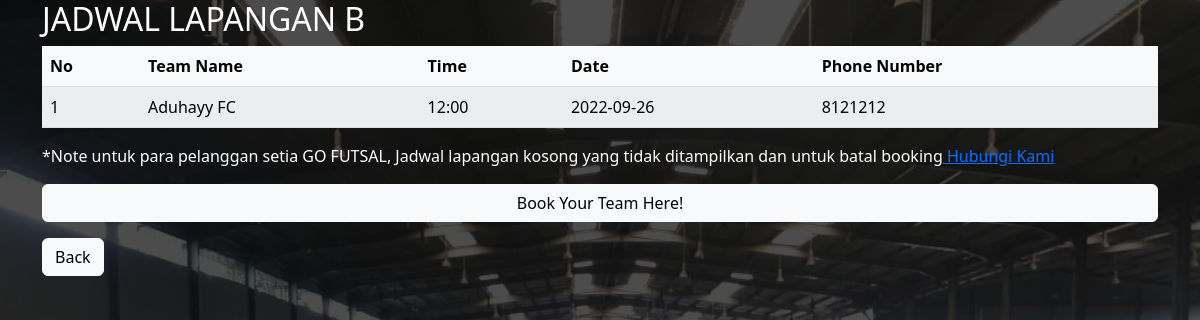
/jadwalb.php, run on the app's committed database.
### tables this page shows
CREATE TABLE `jadwalb` (
  `id` int(11) NOT NULL,
  `nama_tim` varchar(25) NOT NULL,
  `jam` text NOT NULL,
  `tanggal` date NOT NULL,
  `no_tlpn` int(15) NOT NULL
);

### koneksi.php (called while the page is built, shortened)
<?php
$conn = mysqli_connect("localhost", "root", "", "futsal");
function query($query) {
    global $conn;
    $result = mysqli_query($conn, $query);
    $rows = [];
    while ($row = mysqli_fetch_assoc($result)) {
        $rows[] = $row;
    }
    return $rows;
}
?>

### jadwalb.php (the view, shortened to what this page needs)
<!DOCTYPE html>
<html lang="en">
<head>
  <link href="https://cdn.jsdelivr.net/npm/bootstrap@5.2.1/dist/css/bootstrap.min.css" rel="stylesheet">
</head>
    <body>
    <div class="container">
    <h2>JADWAL LAPANGAN B</h2>
  <table class="table table-light table-striped">
    <thead>
      <tr>
        <th>No</th>
        <th>Team Name</th>
        <th>Time</th>
        <th>Date</th>
        <th>Phone Number</th>
      </tr>
    </thead>
    <tbody>
                    <?php
                    require 'koneksi.php';
                    $jadwalb = query("SELECT * FROM jadwalb");
                    ?>
                    <?php $i = 1; ?>
                    <?php foreach ( $jadwalb as $row ): ?>
                    <tr>
                        <td><?= $i; ?></td>
                        <td><?= $row["nama_tim"]; ?></td>
                        <td><?= $row["jam"]; ?></td>
                        <td><?= $row["tanggal"]; ?></td>
                        <td><?= $row["no_tlpn"]; ?></td>
                    </tr>
                    <?php $i++; ?>
                    <?php endforeach; ?>
                </table>
            <div class="txt">
                <p>
                    *Note untuk para pelanggan setia GO FUTSAL, Jadwal lapangan kosong yang tidak ditampilkan dan untuk batal booking<a href="whatsapp://send?text=GO%20FUTSAL%0AHari%20:%0AJam%20:%0ANama%20Tim%20:%0ANo%20Telepon%20:%0ALAPANGAN%20A&phone=+628561146480"> Hubungi Kami</a>
                </p>
            </div>
            <div class="d-grid">
  <button type="button" class="btn btn-light btn-block"><a href="bookb.php" class="book">Book Your Team Here!</button>
</div>
<div class="mb-3 mt-3">
<div class="row1">
    <div class="col1">
        <button type="button" class="btn btn-light"><a href="booking.html" class="back">Back</a></button></button>
    </div>
</div>
                    </div>
</div>
    </body>
</head>

### jadwalb.php (style rules this page uses)
body { background-image: linear-gradient(rgba(0,0,0,0.7),rgba(0,0,0,0.7)),url(lap1.jpg); background-size: cover; }
h2, p { color: #fff; }
.book, .back { text-decoration: none; color: black; }

### data on the page
jadwalb: nama_tim "Aduhayy FC", jam "12:00", tanggal "2022-09-26", no_tlpn "8121212"
